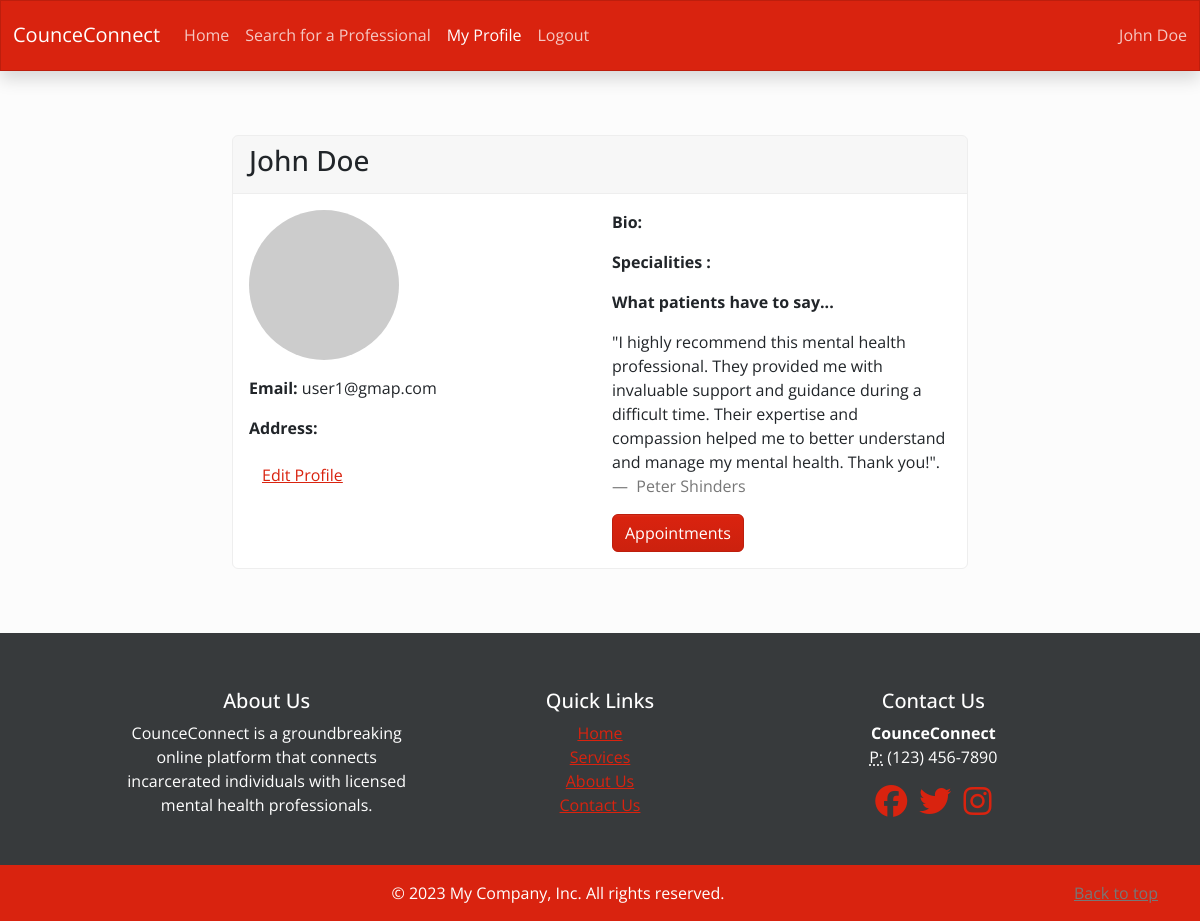
The app's page /professional/profile (signed in) with its own data.
### app/models.py (models this page shows, shortened)
class User(UserMixin, db.Model):
    __tablename__ = 'user'
    id = db.Column(db.Integer, primary_key=True)
    username = db.Column(db.String(64), index=True, nullable=False,unique=True)
    email = db.Column(db.String(100), index=True, nullable=False,unique=True)
    password_hash = db.Column(db.String(128))
    user_type = db.Column(db.String(128), nullable=False)
    first_name = db.Column(db.String(64))
    last_name = db.Column(db.String(64))
    created = db.Column(db.DateTime, default=datetime.utcnow)
    modified = db.Column(db.DateTime, default=datetime.utcnow)
    __mapper_args__ = {
        'polymorphic_on': user_type,
        'polymorphic_identity': 'user'
    }

### app/professional/professional.py (the view)
@professional_bp.route('/profile')
@login_required_professional
def profile():
    professional=current_user
    return render_template('/professional_profile.html',professional=professional)

### app/models.py (called while the page is built)
@login.user_loader
def load_user(id):
    return User.query.get(int(id))

### app/routes.py (called while the page is built)
def login_required_professional(f):
    @wraps(f)
    def decorated_function(*args, **kwargs):
        if not current_user.is_authenticated  or current_user.user_type=='patient':
            flash('You do not have permission for this action')
            return redirect(url_for('index', next=request.url))
        return f(*args, **kwargs)
    return decorated_function

### app/professional/templates/professional_profile.html (shortened to what this page needs)
{% extends "base.html" %}
{% block content %}
<div class="container my-5 py-3">
    <div class="row justify-content-center">
        <div class="col-md-8">
            <div class="card">
                <div class="card-header">
                    <h3 class="card-title">{{ professional.first_name}} {{professional.last_name }}</h3>
                </div>
                <div class="card-body">
                    <div class="row">
                        <div class="col-md-6">
                            <img src="https://i.pravatar.cc/150?img={{professional.id+5}}" class="img-fluid rounded-circle mb-3"
                                 alt="{{ professional.name }} Avatar">
                            <p class="card-text"><strong>Email:</strong> {{ professional.email }}</p>
                            <p class="card-text"><strong>Address:</strong> {{ professional.address }}</p>
                            <a href="{{url_for('professional.edit_profile')}}" class="btn btn-link">Edit Profile</a>
                        </div>
                        <div class="col-md-6">
                            <p class="card-text"><strong>Bio:</strong></p>
                             <p class="card-text"><strong>Specialities :</strong></p>
                            <p class="card-text"><strong>What patients have to say...</strong></p>
                            <figure>
                                <blockquote class="blockquote fs-6">
                                    <p>"I highly recommend this mental health professional. They
                                        provided me with invaluable support and guidance during a difficult time. Their
                                        expertise and compassion helped me to better understand and manage my mental
                                        health. Thank you!".</p>
                                </blockquote>
                                <figcaption class="blockquote-footer fs-6">
                                    Peter Shinders
                                </figcaption>
                            </figure>
                            <a href="{{url_for('professional.professional_appointments',user_id=professional.id)}}" class="btn btn-primary">Appointments</a>
                        </div>
                    </div>
                </div>
            </div>
        </div>
    </div>
</div>
</body>
{% endblock %}

### app/templates/base.html (shortened to what this page needs)
<!doctype html>
<html lang="en">
<head>
    <link rel="stylesheet" href="{{ url_for('static', filename='css/bootstrap.min.css') }}">
    <link href="https://demos.creative-tim.com/soft-ui-design-system/assets/css/nucleo-icons.css" rel="stylesheet" />
    <link href="https://demos.creative-tim.com/soft-ui-design-system/assets/css/nucleo-svg.css" rel="stylesheet" />
</head>
<body>
<nav class="navbar navbar-expand-lg sticky-top navbar-dark bg-primary shadow ">
    <div class="container-fluid">
        <a class="navbar-brand" href="#">CounceConnect</a>
        <div class="collapse navbar-collapse" id="navbarSupportedContent">
            <ul class="navbar-nav me-auto mb-2 mb-lg-0">
                <li class="nav-item">
                    <a {% if request.path== url_for('index')%}
                    class="nav-link active"
                    {% else %} class="nav-link"
                    {% endif %}
                    aria-current="page" href="{{ url_for('index') }}">Home</a>
                </li>
                <li class="nav-item">
                    <a {% if request.path== url_for('search.search_professionals')%}
                    class="nav-link active"
                    {% else %} class="nav-link"
                    {% endif %}
                    aria-current="page" href="{{ url_for('search.search_professionals') }}">Search for a
                    Professional</a>
                </li>
                {% if not current_user.is_authenticated %}
                <li class="nav-item ">
                    <a {% if request.path== url_for('signup.signup')%}
                    class="nav-link active"
                    {% else %} class="nav-link"
                    {% endif %}
                    aria-current="page" href="{{ url_for('signup.signup') }}">Join Us</a>
                </li>
                {% else %}
                <li class="nav-item">
                    <a
                            {% if request.path== url_for('patient.profile') or request.path ==
                    url_for('professional.profile') %}
                    class="nav-link active"
                    {% else %} class="nav-link"
                    {% endif %}
                    aria-current="page"
                    {% if current_user.user_type== 'inmate' %}
                    href="{{url_for('patient.profile')}}"
                    {% else %}
                    href="{{url_for('professional.profile')}}"
                    {% endif %}
                    >My Profile</a>
                </li>
                <li class="nav-item">
                    <a class="nav-link" href="{{url_for('auth.logout')}}">Logout</a>
                </li>
                {% endif %}
            </ul>
            {% if current_user.is_authenticated %}
            <span class="navbar-text">
                            {{current_user.first_name}} {{current_user.last_name}}
            </span>
            {% endif %}
        </div>
    </div>
</nav>
{% block content %}{% endblock %}
<footer class="bg-dark text-light pt-4 text-center">
    <div class="container my-3 py-3 text-center" style="max-width:1000px">
        <div class="row">
            <div class="col-md-4">
                <h5>About Us</h5>
                <p>CounceConnect is a groundbreaking online platform that connects incarcerated individuals with licensed mental health professionals.  </p>
            </div>
            <div class="col-md-4">
                <h5>Quick Links</h5>
                <ul class="list-unstyled mx-auto">
                    <li><a href="#">Home</a></li>
                    <li><a href="#">Services</a></li>
                    <li><a href="#">About Us</a></li>
                    <li><a href="#">Contact Us</a></li>
                </ul>
            </div>
            <div class="col-md-4">
                <h5>Contact Us</h5>
                <address>
                    <strong>CounceConnect</strong><br>
                    <abbr title="Phone">P:</abbr> (123) 456-7890
                </address>
                <div class="social-icons">
                    <a href="#"><i class="fab fa-facebook fa-2x"></i></a>
                    <a href="#"><i class="fab fa-twitter fa-2x px-2"></i></a>
                    <a href="#"><i class="fab fa-instagram fa-2x"></i></a>
                </div>
            </div>
        </div>
    </div>
    <div class="bg-primary py-3">
        <div class="container text-center">
            <p class="mb-0">&copy; 2023 My Company, Inc. All rights reserved. <a class="float-end text-secondary" href="#">Back to top</a> </p>
        </div>
    </div>
</footer>
</body>
</html>

### records on screen
User: first_name "John", last_name "Doe", email "user1@gmap.com"
